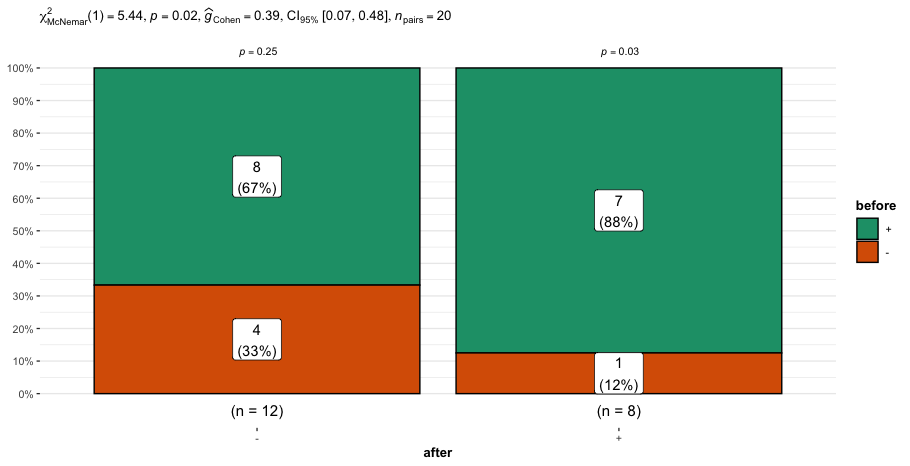

Write the R code that produced this figure.
library(ggstatsplot)

set.seed(9) # for reproducibility 
data <- data.frame(
  before = sample(c("+", "-", "+", "+"), 20, replace = TRUE),
  after  = sample(c("-", "+", "-", "-"), 20, replace = TRUE))

p <- ggbarstats(
  data = data,
  x    = before, 
  y    = after,
  paired = TRUE, 
  label = "both"
)

png("./viz_out/mcnemar.png", units="in", width=8.9, height=5, res=300)
p
dev.off()